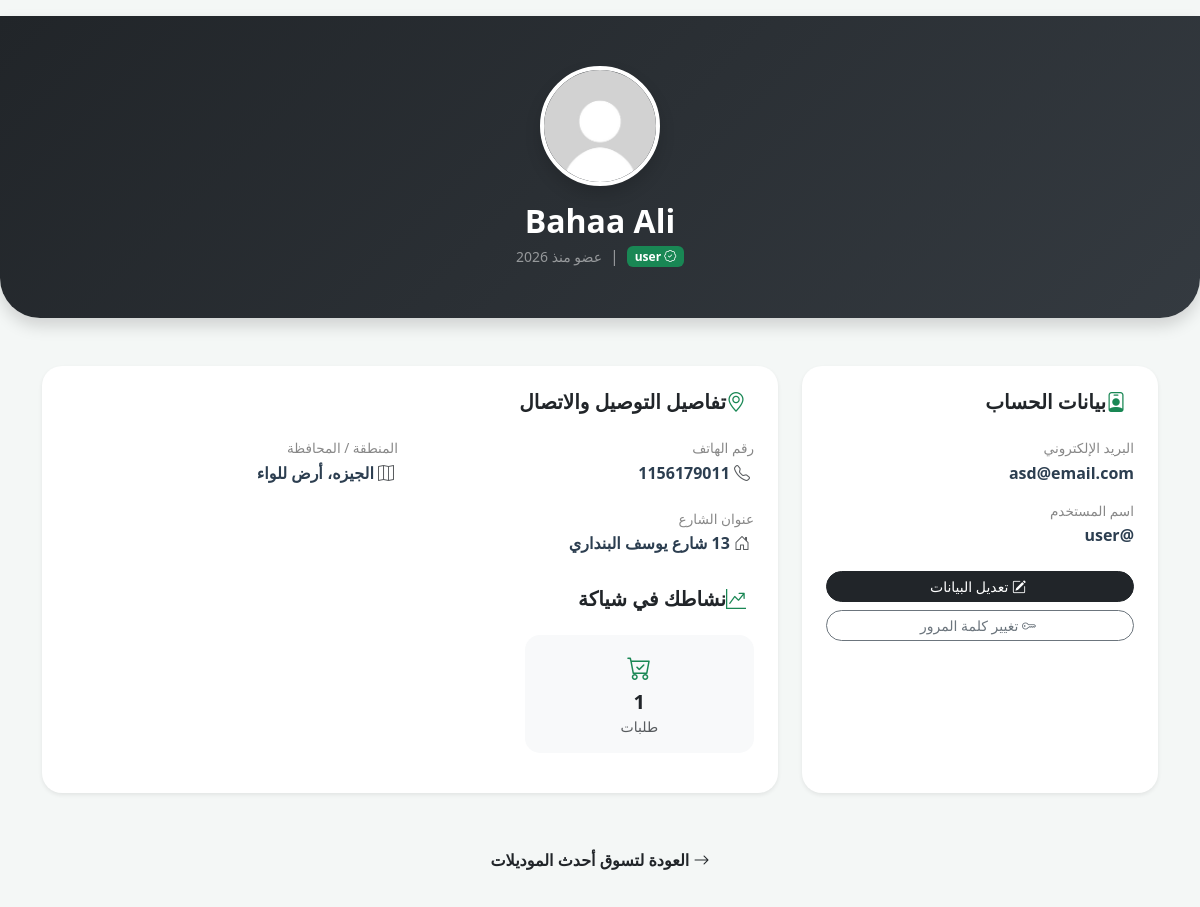
The page /Profile (signed in) on the database its author committed.
### Flask_app/Model.py (models this page shows, shortened)
class User(db.Model, UserMixin):
    __tablename__ = "user"
    UserID = db.Column(db.Integer, primary_key=True)
    Image = db.Column(db.String(100), nullable=True, default="default.jpg")
    FirstName = db.Column(db.String(50), nullable=False)
    LastName = db.Column(db.String(50), nullable=False)
    Email = db.Column(db.String(100), unique=True, nullable=False)
    Password = db.Column(db.String(100), nullable=False)
    Type_user = db.Column(db.String(50), nullable=False, default="user")
    information = db.relationship(
        "InformationUser", backref="user", uselist=False, cascade="all, delete-orphan"
    )
    bookings = db.relationship("Booking", backref="client", lazy=True)

class InformationUser(db.Model):
    __tablename__ = "information_user"
    InformationID = db.Column(db.Integer, primary_key=True)
    UserID = db.Column(
        db.Integer,
        db.ForeignKey("user.UserID", ondelete="CASCADE"),
        nullable=False,
        unique=True,
    )
    Phone = db.Column(db.String(15), nullable=False)
    Governorate = db.Column(db.String(50), nullable=False)
    City = db.Column(db.String(50), nullable=False)
    Street = db.Column(db.String(50), nullable=False)

### Flask_app/user/routes.py (the view)
@user_bp.route("/Profile", methods=["GET", "POST"])
def Profile():
    return render_template("/User_html/Profile.html")

### Flask_app/Model.py (called while the page is built)
@login_manager.user_loader
def load_user(user_id):
    return User.query.get(int(user_id))

### Flask_app/templates/User_html/Profile.html (shortened to what this page needs)
<!DOCTYPE html>
<html lang="ar" dir="rtl">
<head>
    <link href="https://cdn.jsdelivr.net/npm/bootstrap@5.3.0/dist/css/bootstrap.min.css" rel="stylesheet">
    <link rel="stylesheet" href="https://cdn.jsdelivr.net/npm/bootstrap-icons@1.11.1/font/bootstrap-icons.css">
</head>
<body>
    <div class="profile-header text-center mb-5 shadow">
        <div class="container">
            <div class="avatar-container mb-3">
                {% if current_user.Image %}
                    <img src="{{ url_for('static', filename='images/images_user/' + current_user.Image) }}" class="profile-img shadow">
                {% else %}
                    <div class="profile-img d-flex align-items-center justify-content-center bg-light text-dark fs-1 fw-bold mx-auto shadow">
                        {{ current_user.FirstName[0] | upper }}
                    </div>
                {% endif %}
            </div>
            <h2 class="fw-bold mb-1">{{ current_user.FirstName }} {{ current_user.LastName }}</h2>
            <div class="d-flex justify-content-center align-items-center gap-2">
                <span class="badge bg-success"><i class="bi bi-patch-check"></i> {{ current_user.Type_user }}</span>
                <span class="text-white-50">|</span>
                <span class="text-white-50 small">عضو منذ 2026</span>
            </div>
        </div>
    </div>
    <div class="container">
        <div class="row g-4">
            <div class="col-md-4">
                <div class="card p-4 h-100 shadow-sm">
                    <h5 class="fw-bold mb-4 d-flex align-items-center">
                        <i class="bi bi-person-badge me-2 text-success"></i> بيانات الحساب
                    </h5>
                    <div class="mb-3">
                        <div class="info-label">البريد الإلكتروني</div>
                        <div class="info-value text-break">{{ current_user.Email }}</div>
                    </div>
                    <div class="mb-4">
                        <div class="info-label">اسم المستخدم</div>
                        <div class="info-value">@{{ current_user.UserName if current_user.UserName else 'user' + current_user.id|string }}</div>
                    </div>
                    <div class="d-grid gap-2">
                        <a href="/UpdateProfile" class="btn btn-dark btn-sm rounded-pill">
                            <i class="bi bi-pencil-square me-1"></i> تعديل البيانات
                        </a>
                        <a href="{{ url_for('user_bp.UpdatePassword') }}" class="btn btn-outline-secondary btn-sm rounded-pill">
                            <i class="bi bi-key me-1"></i> تغيير كلمة المرور
                        </a>
                    </div>
                </div>
            </div>
            <div class="col-md-8">
                <div class="card p-4 h-100 shadow-sm">
                    <h5 class="fw-bold mb-4 d-flex align-items-center">
                        <i class="bi bi-geo-alt me-2 text-success"></i> تفاصيل التوصيل والاتصال
                    </h5>
                    {% if current_user.information %}
                        <div class="row g-4 mb-4">
                            <div class="col-sm-6">
                                <div class="info-label">رقم الهاتف</div>
                                <div class="info-value"><i class="bi bi-telephone me-1 text-muted"></i> {{ current_user.information.Phone if current_user.information.Phone else 'غير مسجل' }}</div>
                            </div>
                            <div class="col-sm-6">
                                <div class="info-label">المنطقة / المحافظة</div>
                                <div class="info-value"><i class="bi bi-map me-1 text-muted"></i> {{ current_user.information.Governorate }}، {{ current_user.information.City }}</div>
                            </div>
                            <div class="col-12">
                                <div class="info-label">عنوان الشارع</div>
                                <div class="info-value"><i class="bi bi-house-door me-1 text-muted"></i> {{ current_user.information.Street if current_user.information.Street else 'لم يحدد' }}</div>
                            </div>
                        </div>
                    {% endif %}
                    <h5 class="fw-bold mt-2 mb-4 d-flex align-items-center">
                        <i class="bi bi-graph-up-arrow me-2 text-success"></i> نشاطك في شياكة
                    </h5>
                    <div class="row g-3 mb-3 align-items-center">
                        <div class="col text-center">
                        <div class="col-4">
                            <div class="stat-box">
                                <i class="bi bi-cart-check text-success fs-4"></i>
                                <div class="h5 fw-bold mb-0 mt-1">{{ current_user.bookings | length if current_user.bookings else '0'}}</div>
                                <small class="text-muted">طلبات</small>
                            </div>
                        </div>
                    </div>
                </div>
            </div>
        </div>
        <div class="text-center mt-5 mb-5">
            <a href="/" class="btn btn-link text-dark text-decoration-none fw-bold">
                <i class="bi bi-arrow-right"></i> العودة لتسوق أحدث الموديلات
            </a>
        </div>
    </div>
</body>
</html>

### Flask_app/templates/User_html/Profile.html (style rules this page uses)
:root { --main-color: #212529; --accent-color: #198754; }
body { background-color: #f4f7f6; font-family: 'Segoe UI', sans-serif; }
.profile-header { background: linear-gradient(135deg, #212529 0%, #343a40 100%); color: white; padding: 50px 0; border-radius: 0 0 40px 40px; }
.avatar-container { position: relative; display: inline-block; }
.profile-img { width: 120px; height: 120px; border: 4px solid white; object-fit: cover; border-radius: 50%; background: #eee; }
.card { border: none; border-radius: 20px; transition: 0.3s; }
.info-label { color: #888; font-size: 0.85rem; margin-bottom: 2px; }
.info-value { font-weight: 600; color: #2c3e50; }
.stat-box { background: #f8f9fa; border-radius: 15px; padding: 15px; }

### rows shown on the page
User: Image (placeholder picture), FirstName "Bahaa", LastName "Ali", Type_user "user", Email "asd@email.com"
InformationUser: information "1156179011", information.Governorate "الجيزه", information.City "أرض للواء", information "13 شارع يوسف البنداري"

### other values the page prints
{{ current_user.bookings | length if current_user.bookings else '0' }} "1"
